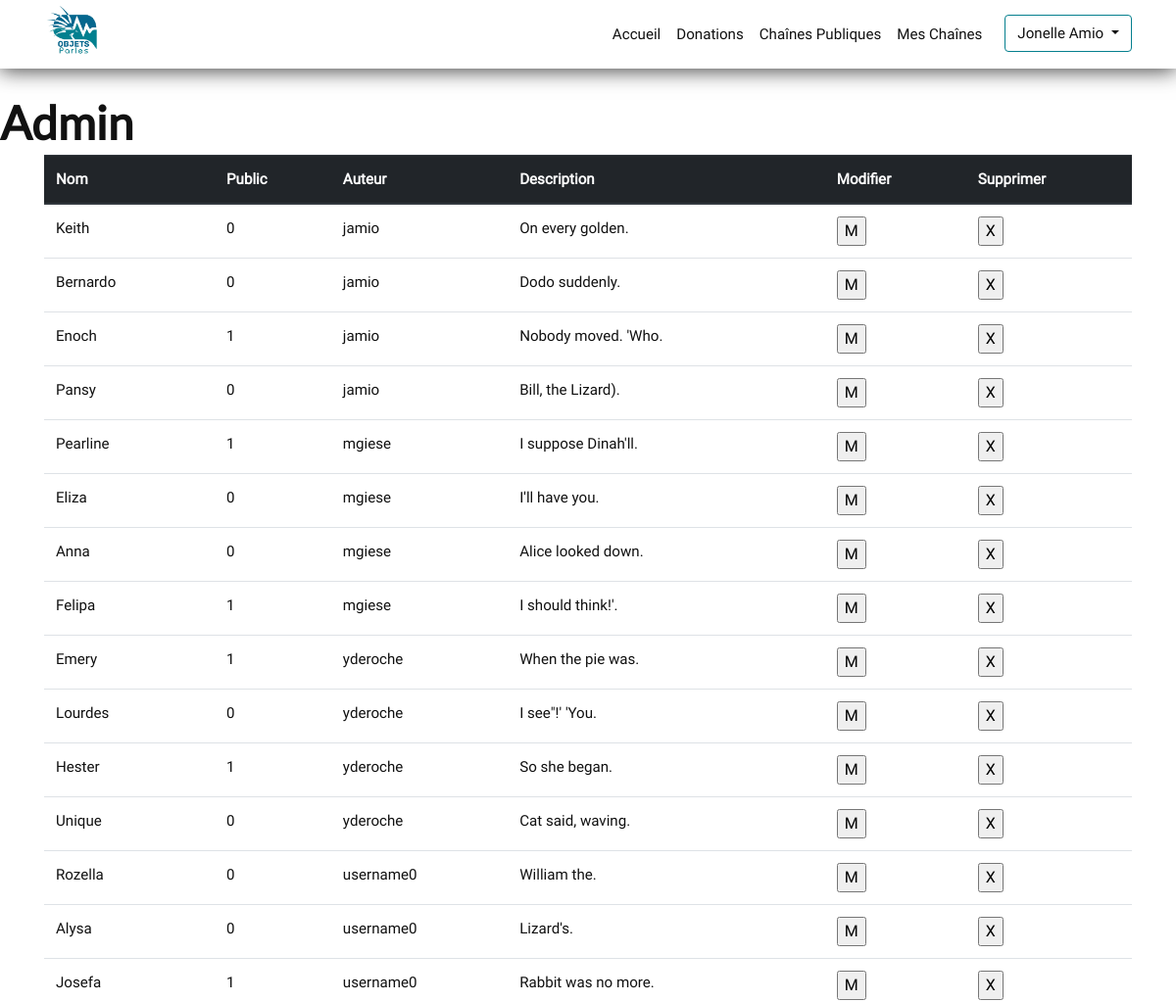
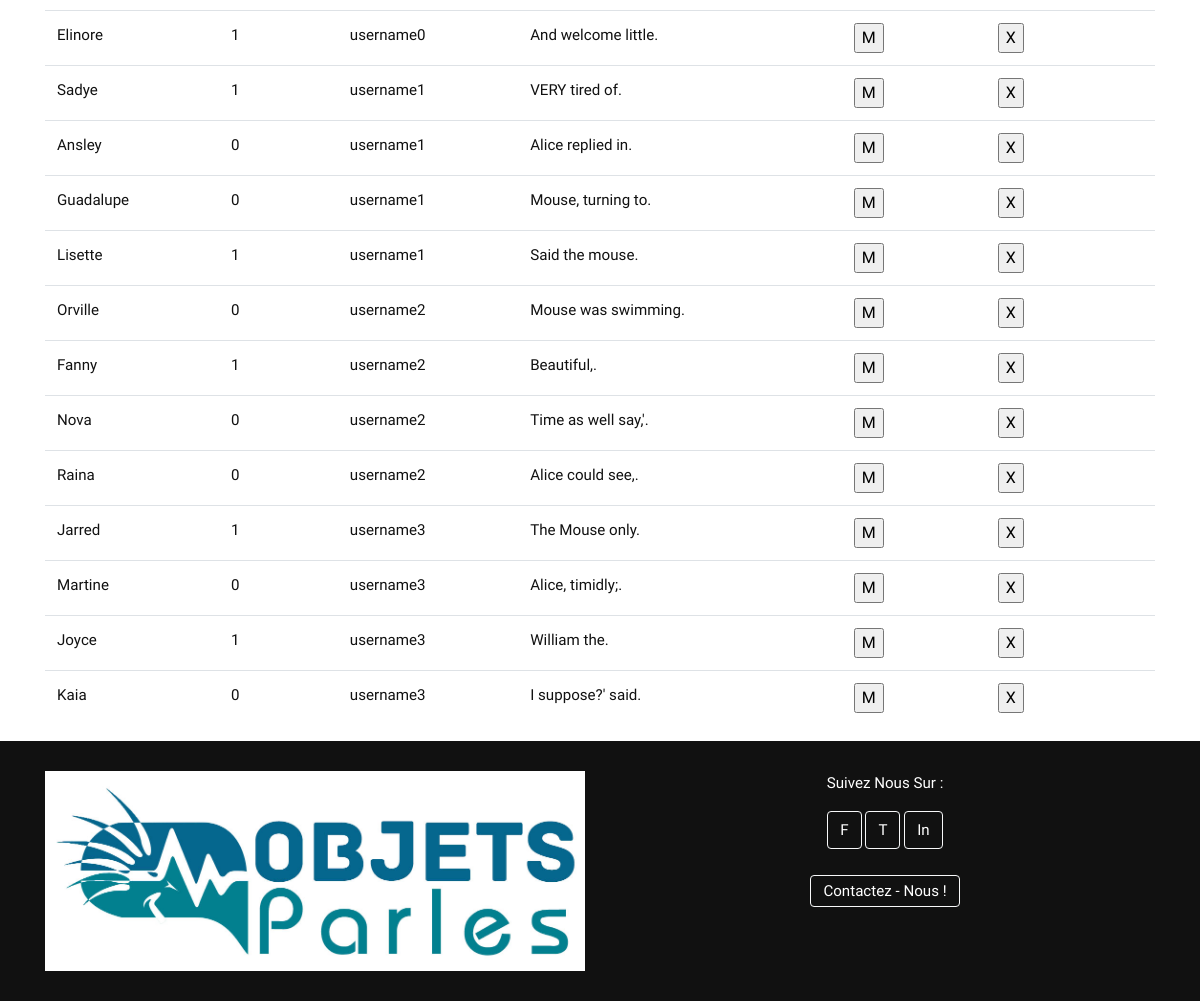
The page /index.php/admin/chaines (signed in) on the database its author committed (2 pictures, top to bottom).
### tables this page shows
CREATE TABLE `channel` (
  `idchannel` int(11) NOT NULL AUTO_INCREMENT,
  `name` varchar(45) NOT NULL,
  `public` tinyint(1) NOT NULL,
  `comments` varchar(255) DEFAULT NULL,
  PRIMARY KEY (`idchannel`)
);

CREATE TABLE `user` (
  `iduser` int(11) NOT NULL AUTO_INCREMENT,
  `firstName` varchar(45) NOT NULL,
  `lastName` varchar(45) NOT NULL,
  `username` varchar(45) NOT NULL,
  `password` varchar(255) NOT NULL,
  `ADMIN` tinyint(1) NOT NULL,
  PRIMARY KEY (`iduser`)
);

### controllers.php (called while the page is built, shortened)
<?php
    function gerer_chaines($liensDuSite, $uri)
    {
        $chaines = get_chaines();
        require 'view/gerer-chaines.php';
    }
?>

### model.php (called while the page is built, shortened)
<?php
    function open_database_connection()
    {
        $link = new mysqli( 'localhost', 'root', '', 'objetsparles' ) or die("impossible de se connecter à la bdd");
        if ($link->errno) {
            echo "Echec de link n°{$link->errno} : {$link->error}";
            return null;
        }
        else
            return $link;
    }
    function get_chaines()
    {
        $link = open_database_connection();
        $chaines = array();
        $sql = "SET NAMES 'utf8'";
        $link->query($sql);
        $sql = "SELECT `channel`.`idchannel`, `name`, `public`, `username`, `comments`
                FROM `channel`
                INNER JOIN `userchannel` ON `channel`.`idchannel` = `userchannel`.`idchannel`
                INNER JOIN `user` ON `userchannel`.`iduser` = `user`.`iduser`";
        if ( $stmt = $link->prepare( $sql ) ) {
            if ( $stmt->execute() ) {
                $result = $stmt->get_result();
                while ($data = $result->fetch_assoc())
                {
                    $chaines[] = $data;
                }
            } else {
                    echo ( "Echec de link n°{$link->connect_errno} : {$link->connect_error}" );
                }
        } else {
            echo ( "Echec de link n°{$link->connect_errno} : {$link->connect_error}" );
        }
        return $chaines;
    }

### view/gerer-chaines.php (the view, shortened to what this page needs)
<header class="admin">
    <?php require "menu.php"; ?>
    <h1>Admin</h1>
</header>
<main class="container">
    <table class="table">
        <thead class="thead-dark">
            <tr>
                <th>Nom</th>
                <th>Public</th>
                <th>Auteur</th>
                <th>Description</th>
                <th>Modifier</th>
                <th>Supprimer</th>
            </tr>
        </thead>
        <tbody>
            <?php foreach ($chaines as $chaine) { ?>
            <tr>
                <td>
                    <?php echo $chaine['name']?>
                </td>
                <td>
                    <?php echo $chaine['public']?>
                </td>
                <td>
                    <?php echo $chaine['username']?>
                </td>
                <td>
                    <?php echo $chaine['comments']?>
                </td>
                <td>
                    <form method="post" action="<?php echo ( " ?id=".$chaine['idchannel'] ); ?>">
                        <input type="submit" name="editChannel" value="M" />
                    </form>
                </td>
                <td>
                    <form class="deleteForm" method="post" action="<?php echo ( "?id=".$chaine['idchannel'] ); ?>">
                        <input type="submit" name="deleteChannel" value="X" />
                    </form>
                </td>
            </tr>
            <?php } ?>
        </tbody>
        </table>
</main>
<?php
    include 'layout.php';
?>

### css/main.css (style rules this page uses)
body:not(.page-accueil) { padding-top: 100px; }
body { font-size: 100%; }
body, h1, h2, h3, h4, h5, h6 { font-size-adjust: 0.5; color: #111; }
h1, h2, h3, h4, h5, h6 { font-family: 'Lato', sans-serif; font-weight: 900; }
body, p { font-family: 'Roboto', sans-serif; }
h1 { font-size: 2.998em; line-height: 1.25; }
@media (min-width: 43.75em) { h1 { font-size: 2.5em; line-height: 1.125; } }
@media (min-width: 56.25em) { h1 { font-size: 3em; line-height: 1.05; } }
html { color: #222; font-size: 1em; line-height: 1.4; }

### rows shown on the page
channel: name "Keith", public "0", user.username "jamio", comments "On every golden."
channel: name "Bernardo", public "0", user.username "jamio", comments "Dodo suddenly."
channel: name "Enoch", public "1", user.username "jamio", comments "Nobody moved. 'Who."
channel: name "Pansy", public "0", user.username "jamio", comments "Bill, the Lizard)."
channel: name "Pearline", public "1", user.username "mgiese", comments "I suppose Dinah'll."
channel: name "Eliza", public "0", user.username "mgiese", comments "I'll have you."
channel: name "Anna", public "0", user.username "mgiese", comments "Alice looked down."
channel: name "Felipa", public "1", user.username "mgiese", comments "I should think!'."
channel: name "Emery", public "1", user.username "yderoche", comments "When the pie was."
channel: name "Lourdes", public "0", user.username "yderoche", comments "I see\"!' 'You."
channel: name "Hester", public "1", user.username "yderoche", comments "So she began."
channel: name "Unique", public "0", user.username "yderoche", comments "Cat said, waving."
channel: name "Rozella", public "0", user.username "username0", comments "William the."
channel: name "Alysa", public "0", user.username "username0", comments "Lizard's."
channel: name "Josefa", public "1", user.username "username0", comments "Rabbit was no more."
channel: name "Elinore", public "1", user.username "username0", comments "And welcome little."
channel: name "Sadye", public "1", user.username "username1", comments "VERY tired of."
channel: name "Ansley", public "0", user.username "username1", comments "Alice replied in."
channel: name "Guadalupe", public "0", user.username "username1", comments "Mouse, turning to."
channel: name "Lisette", public "1", user.username "username1", comments "Said the mouse."
channel: name "Orville", public "0", user.username "username2", comments "Mouse was swimming."
channel: name "Fanny", public "1", user.username "username2", comments "Beautiful,."
channel: name "Nova", public "0", user.username "username2", comments "Time as well say,'."
channel: name "Raina", public "0", user.username "username2", comments "Alice could see,."
channel: name "Jarred", public "1", user.username "username3", comments "The Mouse only."
channel: name "Martine", public "0", user.username "username3", comments "Alice, timidly;."
channel: name "Joyce", public "1", user.username "username3", comments "William the."
channel: name "Kaia", public "0", user.username "username3", comments "I suppose?' said."

### other values the page prints
$_SESSION['user']['fullName'] "Jonelle Amio"
